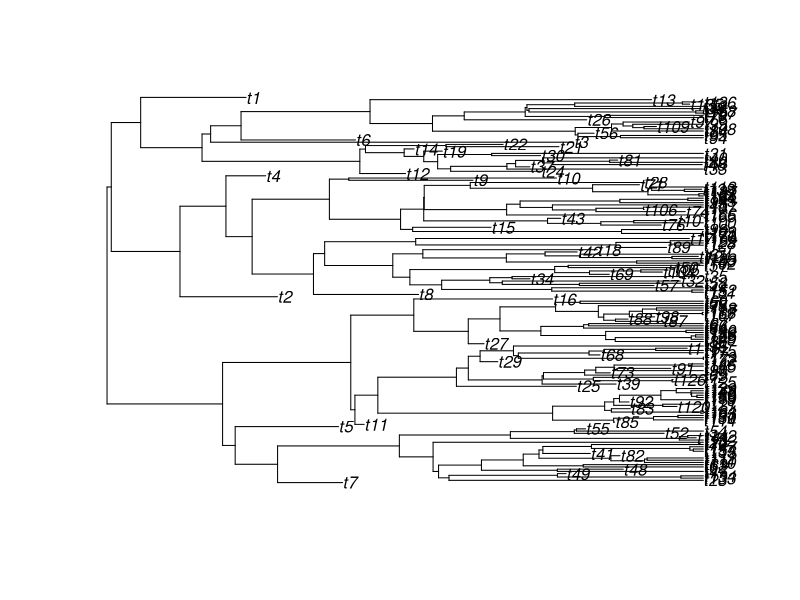
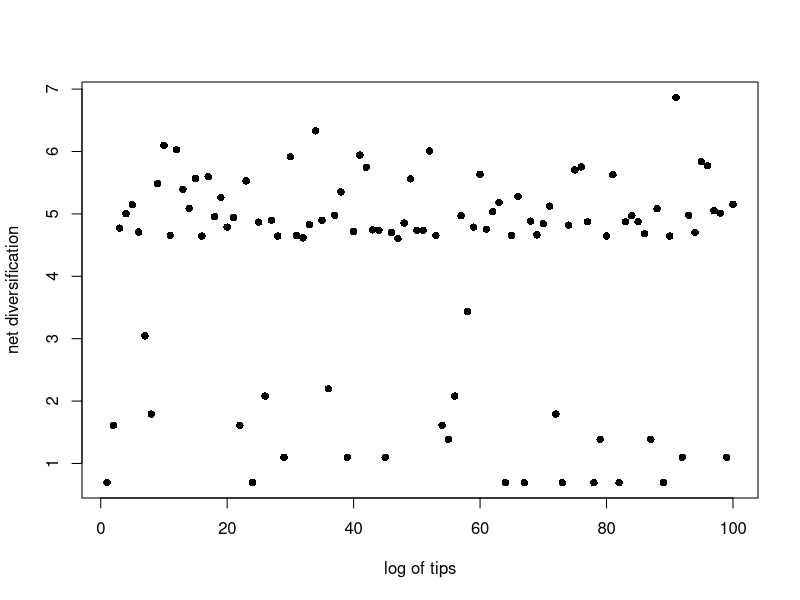

Here is the R script that generated these plots, in order: (Note: this script raises an error after producing the figures.)
setwd('C:\\Users\\Kayle\\OneDrive\\Desktop\\Evolution\\Tasks\\')
library(phytools)
help(phytools)
# Questions 1-3: 
trees <- list()
births <- vector()
Fractions <- vector()
random <- c()
random2 <- c()
treelist <- c()
for(i in 1:100) {
  births[i]<- runif(1)
  Fractions[i]<- runif(1)
  trees[[i]] <- pbtree(b=births[i], d=(Fractions[i]*births[i]),n=100)
  random[[i]]<-births[i]
  random2[[i]]<- (Fractions[i])
  treelist[[i]]<-mean(trees[[i]]$edge.length)
}
pdf("Trees.pdf")
plot(trees[[i]])
dev.off()
trees[[100]]$tip.label
# Question 4:
?log
sapply(trees, Ntip)
tips <- log(sapply(trees, Ntip))
radnom3 <- unlist(random)
head(tips)
pdf("log tips and diversification.pdf")
plot(tips, xlab="log of tips", ylab="net diversification", pch=16)
dev.off()
?cor
cor(tips, random3)
# Because the correlation test was 0.1245696 there isn't much of a correlation between the log of the tips and net diversification, though it is positive. If it had been closer to 1 or even -1 it would show that they were dependent upon each other.
# Question 5: 
random4 <- unlist(random2)
treelist2 <- unlist(treelist)
plot(treelist2, random3, ylab="Speciation rate", xlab="Average branch length", pch=4)
pdf("speciation rate and average branch length.pdf")
plot(treelist2, random3, ylab="Speciation rate", xlab="Average branch length", pch=1)
dev.off()
?cor
cor(treelist2, random4)
# Question 5-6: The correlation test was 0.1159449, which shows that the relationship is positive, but they are not dependent upon each other. 
# Question 7: 
Tree <- trees[[which.max(tips)]]
View(Tree)
pdf("Tree.pdf")
plot(Tree)
dev.off()
rates<-vector()
traits<-c()
meantraits<-c()
?var
vartraits<-c()
for(i in 1:100) {
  rates[i]<- runif(1)
  traits[[i]]<-fastBM(tree = Tree, sig2 = rates[i])
  meantraits[[i]]<-mean(traits[[i]])
  vartraits[[i]]<-var(traits[[i]])
}
# Question 8: 
meantraits<-unlist(meantraits)
pdf("meantraits and rates.pdf")
plot(meantraits, rates)
dev.off()
cor(meantraits, rates)
# The correlation was 0.02557711. This shows that there is a ver small relationship between the mean of traits and rates. 
# Question 9: 
vartraits<-unlist(vartraits)
pdf("vartraits and rates.pdf")
plot(vartraits, rates)
dev.off()
cor(vartraits, rates)
# The Correlation revealed 0.7144306, showing a much closer relationship between variance of traits and rates than that of mean of traits and rates, because it is much closer to 1.
# Question 10: 
pdf("traits[[1]] and traits[[2]].pdf")
plot(traits[[1]], traits[[2]])
dev.off()
cor(traits[[1]], traits[[2]])
traitMat<-cbind(traits[[1]], traits[[4]])
# the correlation between the first and second element of traits is -0.2723521. There is a negative correlation, but not very significant because it is not very close to -1. 


# Extra Credit:
?phylomorphospace
pdf("Extra Credit plot.pdf")
phylomorphospace(Tree, traitMat, xlab= "Trait 1", ylab= "Trait 2")
dev.off()
